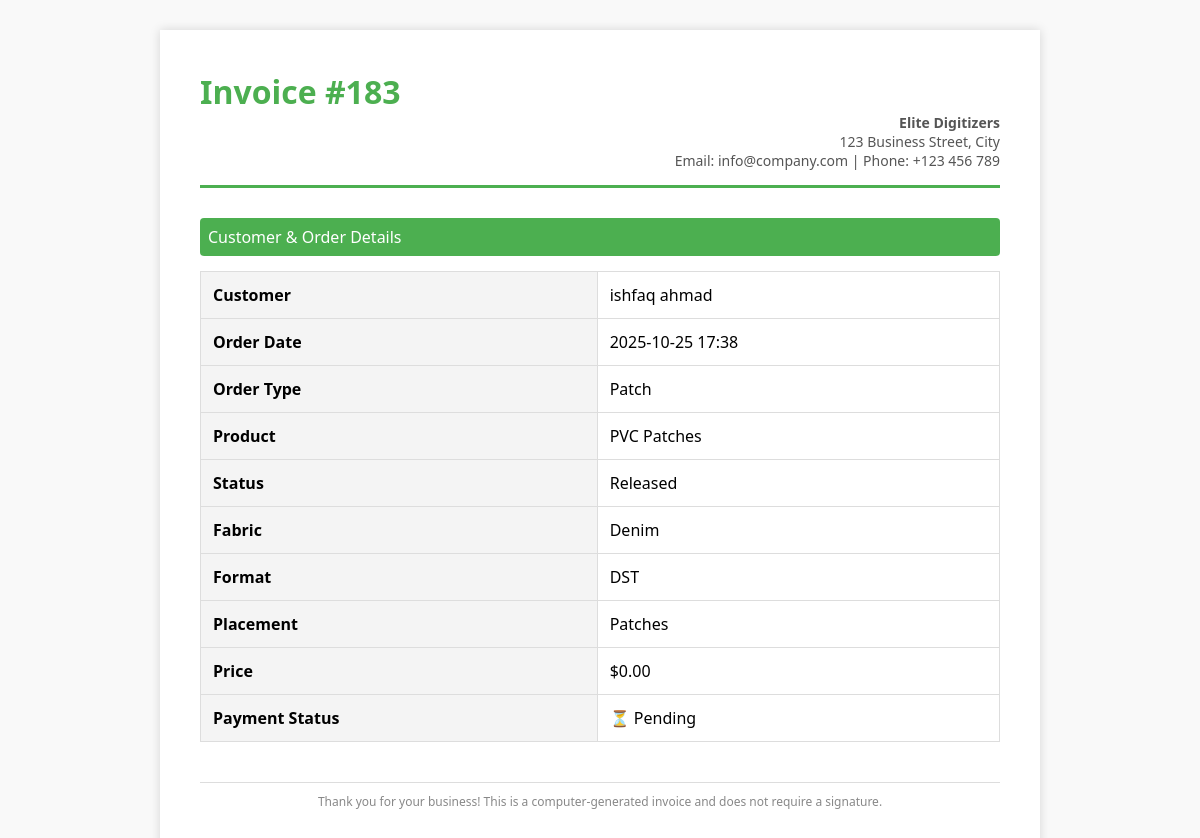
The page /order/183/print_invoice/ (signed in) on the database its author committed.
### accounts/models.py (models this page shows, shortened)
class Order(models.Model):
    STATUS = (
        ('Pending', 'Pending'),
        ('Out for delivery', 'Out for delivery'),
        ('Delivered', 'Delivered'),
        ('Quote Requested', 'Quote Requested'),
        ('Active', 'Active'),
        ('Completed', 'Completed'),
        ('Released', 'Released'),
    )
    ORDER_TYPE = (
        ('Digitizing', 'Digitizing'),
        ('Vector', 'Vector'),
        ('Patch', 'Patch'),
        ('Quote', 'Quote'),
    )
    PAYMENT_STATUS = (
        ('Pending', 'Pending'),
        ('Paid', 'Paid'),
        ('Refunded', 'Refunded'),
    )
    REVIEW_STATUS = (
    ('Pending', 'Pending'),
    ('Approved', 'Approved'),
    ('Rejected', 'Rejected'),
    )
    PLACEMENT_CHOICES = [
        ('Apron', 'Apron'),
        ('Bags', 'Bags'),
        ('Cap', 'Cap'),
        ('Cap Side', 'Cap Side'),
        ('Cap Back', 'Cap Back'),
        ('Chest', 'Chest'),
        ('Gloves', 'Gloves'),
        ('Jacket Back', 'Jacket Back'),
        ('Patches', 'Patches'),
        ('Sleeve', 'Sleeve'),
        ('Towel', 'Towel'),
        ('Visor', 'Visor'),
        ('Other', 'Other'),
    ]
    FABRIC_CHOICES = [
        ('Blanket', 'Blanket'),
        ('Canvas', 'Canvas'),
        ('Canis', 'Canis'),
        ('Cotton Woven', 'Cotton Woven'),
        ('Denim', 'Denim'),
        ('Felt', 'Felt'),
        ('Flannel', 'Flannel'),
        ('Fleece', 'Fleece'),
        ('Leather', 'Leather'),
        ('Nylon', 'Nylon'),
        ('Pique', 'Pique'),
        ('Polyester', 'Polyester'),
        ('Silk', 'Silk'),
        ('Single Jersey', 'Single Jersey'),
        ('Towel', 'Towel'),
        ('Twill', 'Twill'),
        ('Other', 'Other'),
    ]
    FORMAT_CHOICES = [
        ('100', '100'),
        ('cdr', 'cdr'),
        ('cdn', 'cdn'),
        ('dsb', 'dsb'),
        ('dst', 'dst'),
        ('dsz', 'dsz'),
        ('emb', 'emb'),
        ('exp', 'exp'),
        ('jef', 'jef'),
        ('ksm', 'ksm'),
        ('ofm', 'ofm'),
        ('pes', 'pes'),
        ('pxf', 'pxf'),
        ('pof', 'pof'),
        ('tap', 'tap'),
        ('xxx', 'xxx'),
        ('other', 'Other'),
    ]
    customer = models.ForeignKey(Customer, on_delete=models.CASCADE)
    product = models.ForeignKey(Product, null=True, on_delete=models.SET_NULL)
    order_type = models.CharField(max_length=50, choices=ORDER_TYPE, null=True, blank=True)
    date_created = models.DateTimeField(auto_now_add=True, null=True)
    status = models.CharField(max_length=200, null=True, choices=STATUS)
    Additional_information = models.TextField(blank=True, null=True)
    design_file = models.FileField(upload_to='designs/', null=True, blank=True)
    invoice_file = models.FileField(upload_to='invoices/', null=True, blank=True)
    quantity = models.PositiveIntegerField(default=1)
    fabric_material = models.CharField(max_length=100, blank=True, null=True, choices=FABRIC_CHOICES)
    Required_Format = models.CharField(max_length=100, blank=True, null=True, default='DST', choices=FORMAT_CHOICES)
    urgent = models.BooleanField(default=False)
    price = models.DecimalField(max_digits=10, decimal_places=2, blank=True, null=True, default=0.00)
    Height = models.CharField(max_length=100, blank=True, null=True, default='standard')
    Width = models.CharField(max_length=100, blank=True, null=True, default='standard')
    total_colors = models.PositiveIntegerField(null=True ,blank=True)
    turnaround_time = models.CharField(max_length=100, blank=True, null=True)
    placement = models.CharField(max_length=100, blank=True, null=True, choices=PLACEMENT_CHOICES)
    released = models.BooleanField(default=False)  # For release_projects
    payment_status = models.CharField(max_length=20, choices=PAYMENT_STATUS, default='Pending')  # For follow-up payments
    date_completed = models.DateTimeField(null=True, blank=True)  # Optional: track completion time
    review_status = models.CharField(max_length=20, choices=REVIEW_STATUS, default='Pending')
    review_comment = models.TextField(blank=True, null=True)
    design_file = models.FileField(upload_to='designs/', blank=True, null=True)
    assigned_designer = models.ForeignKey(User, on_delete=models.SET_NULL, null=True, blank=True, related_name='designer_orders')

class Customer(models.Model):
    user = models.OneToOneField(
        User, null=True, blank=True,
        on_delete=models.CASCADE,
        related_name="customer_profile"
    )
    name = models.CharField(max_length=200)
    designer = models.ForeignKey(
        'Designer', null=True, blank=True,
        on_delete=models.SET_NULL,
        related_name='orders'
    )
    profile_pic = models.ImageField(
        upload_to='profile_pics/',
        null=True,
        blank=True,
        default='profile_pics/default.png'
    )
    sales_rep = models.ForeignKey('SalesRepresentative', null=True, blank=True, on_delete=models.SET_NULL)
    phone = models.CharField(max_length=200)
    email = models.CharField(max_length=200)
    date_created = models.DateTimeField(auto_now_add=True, null=True)
    def __str__(self):
        return self.name

class Product(models.Model):
    CATEGORY = (
        ('Indoor', 'Indoor'),
        ('Out Door', 'Out Door'),
    )
    name = models.CharField(max_length=200)
    price = models.FloatField(null=True)
    category = models.CharField(max_length=200, null=True, choices=CATEGORY)
    image = models.ImageField(upload_to='products/',null=True, blank=True)
    description = models.CharField(max_length=200)
    date_created = models.DateTimeField(auto_now_add=True, null=True)
    tags = models.ManyToManyField(Tag)
    def __str__(self):
        return self.name

### accounts/views.py (the view)
# urls.py: path('order/<int:pk>/print_invoice/', views.printInvoice, name='print_invoice'),
@login_required
def printInvoice(request, pk):
    order = get_object_or_404(Order, id=pk, customer__user=request.user)
    return render(request, 'accounts/print_invoice.html', {'order': order})

### templates/accounts/print_invoice.html (shortened to what this page needs)
<!DOCTYPE html>
<html>
<head>
</head>
<body onload="window.print();">
    <div class="invoice-container">
        <div class="invoice-header">
            <h1>Invoice #{{ order.id }}</h1>
            <div class="company-details">
                <strong>Elite Digitizers</strong><br>
                123 Business Street, City<br>
                Email: info@company.com | Phone: +123 456 789
            </div>
        </div>
        <div>
            <div class="section-title">Customer & Order Details</div>
            <table class="details-table">
                <tr>
                    <th>Customer</th>
                    <td>{{ order.customer }}</td>
                </tr>
                <tr>
                    <th>Order Date</th>
                    <td>{{ order.date_created|date:"Y-m-d H:i" }}</td>
                </tr>
                <tr>
                    <th>Order Type</th>
                    <td>{{ order.order_type }}</td>
                </tr>
                <tr>
                    <th>Product</th>
                    <td>{{ order.product }}</td>
                </tr>
                <tr>
                    <th>Status</th>
                    <td>{{ order.status }}</td>
                </tr>
                <tr>
                    <th>Fabric</th>
                    <td>{{order.fabric_material}} </td>
                </tr>
                <tr>
                    <th>Format</th>
                    <td>{{order.Required_Format}}</td>
                </tr>
                <tr>
                    <th>Placement</th>
                    <td>{{order.placement}}</td>
                </tr>
                <tr>
                    <th>Price</th>
                    <td>${{ order.price }}</td>
                </tr>
                <th>Payment Status</th>
            <td>
                {% if order.payment_status == "Paid" %}
                    ✅ Paid
                {% elif order.payment_status == "Pending" %}
                    ⏳ Pending
                {% elif order.payment_status == "Failed" %}
                    ❌ Failed
                {% else %}
                    {{ order.payment_status }}
                {% endif %}
            </td>
            </table>
        </div>
        <div class="footer">
            Thank you for your business!
            This is a computer-generated invoice and does not require a signature.
        </div>
    </div>
</body>
</html>

### templates/accounts/print_invoice.html (style rules this page uses)
body { font-family: 'Segoe UI', Tahoma, sans-serif; background-color: #f9f9f9; margin: 0; padding: 0; }
.invoice-container { max-width: 800px; margin: 30px auto; background: white; padding: 40px; box-shadow: 0 0 10px rgba(0,0,0,0.15); }
.invoice-header { border-bottom: 3px solid #4CAF50; padding-bottom: 15px; margin-bottom: 20px; }
.invoice-header h1 { margin: 0; color: #4CAF50; }
.company-details { text-align: right; font-size: 14px; color: #555; }
.section-title { background: #4CAF50; color: white; padding: 8px; margin-top: 30px; font-size: 16px; border-radius: 4px; }
.details-table { width: 100%; border-collapse: collapse; margin-top: 15px; }
.details-table th, .details-table td { padding: 12px; border: 1px solid #ddd; }
.details-table th { background: #f4f4f4; text-align: left; }
.footer { text-align: center; font-size: 12px; color: #888; margin-top: 40px; border-top: 1px solid #ddd; padding-top: 10px; }

### rows shown on the page
Order: id "183", customer "ishfaq ahmad", date_created "2025-10-25 17:38", order_type "Patch", product "PVC Patches", status "Released", fabric_material "Denim", Required_Format "DST", placement "Patches", price "0.00"
